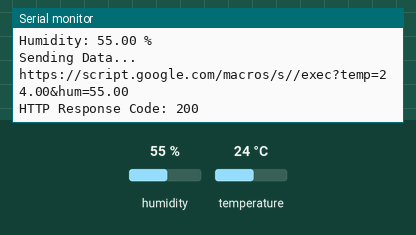
Bench run of a sketch on a simulated ESP32. Parts: the last lines printed to the serial monitor. Inputs (shaded band) come from the test bench; at power-on: humidity 55 %, temperature 24 °C. WiFi joins after 1.5 s; servers stay silent unless stated; uploads are accepted with an empty reply.

Above: at 2.7 s.
2.8 s: humidity set to 22 %
At 11.91 s:
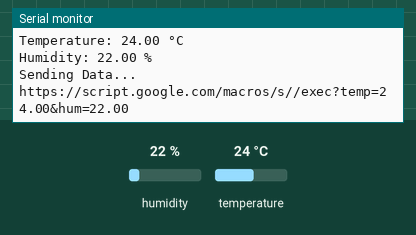
13.0 s: temperature set to 12 °C
At 23.0 s:
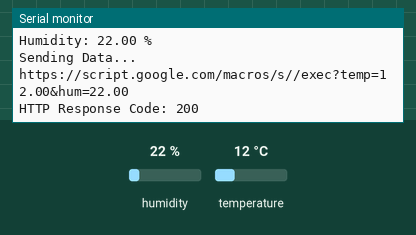
23.2 s: humidity set to 40 %
At 33.2 s:
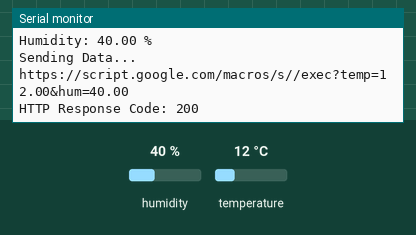
Timing chart, 0 to 34.7 s (numbered marks = the images above; inputs shaded):
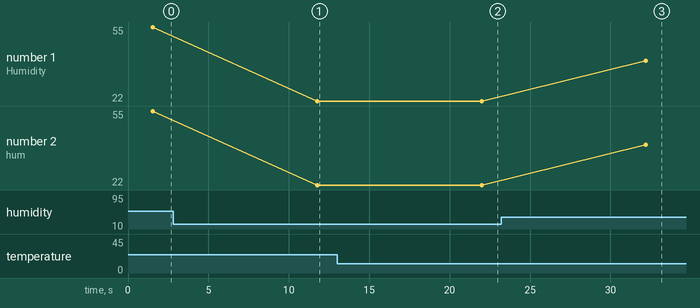

The sketch:

ESP32-Google-Sheets.ino
```cpp
#include <WiFi.h>
#include <HTTPClient.h>
#include <DHT.h>

// WiFi Credentials
const char* ssid = "";
const char* password = "";

// Google Apps Script ID
String GOOGLE_SCRIPT_ID = "";

// DHT11 Settings
#define DHTPIN 4
#define DHTTYPE DHT11

DHT dht(DHTPIN, DHTTYPE);

void setup()
{
  Serial.begin(115200);

  dht.begin();

  Serial.println("Connecting to WiFi...");

  WiFi.begin(ssid, password);

  while (WiFi.status() != WL_CONNECTED)
  {
    delay(500);
    Serial.print(".");
  }

  Serial.println();
  Serial.println("WiFi Connected!");
  Serial.print("IP Address: ");
  Serial.println(WiFi.localIP());
}

void loop()
{
  float temperature = dht.readTemperature();
  float humidity = dht.readHumidity();

  if (isnan(temperature) || isnan(humidity))
  {
    Serial.println("Failed to read from DHT11");
    delay(2000);
    return;
  }

  Serial.print("Temperature: ");
  Serial.print(temperature);
  Serial.println(" °C");

  Serial.print("Humidity: ");
  Serial.print(humidity);
  Serial.println(" %");

  if (WiFi.status() == WL_CONNECTED)
  {
    HTTPClient http;

    String url =
      "https://script.google.com/macros/s/" +
      GOOGLE_SCRIPT_ID +
      "/exec?temp=" +
      String(temperature) +
      "&hum=" +
      String(humidity);

    Serial.println("Sending Data...");
    Serial.println(url);

    http.begin(url);

    int httpCode = http.GET();

    Serial.print("HTTP Response Code: ");
    Serial.println(httpCode);

    if (httpCode > 0)
    {
      String payload = http.getString();
      Serial.println(payload);
    }
    else
    {
      Serial.println("Error Sending Data");
    }

    http.end();
  }

  delay(10000); // Send data every 10 seconds
}
```

Measured:
- after the input at 2.8 s, the serial monitor: prints a new line after 9.0 s (image 1)
- after the input at 13.0 s, the serial monitor: prints a new line after 9.0 s (image 2)
- after the input at 23.2 s, the serial monitor: prints a new line after 9.0 s (image 3)
- plotted number 1: 55 → 22 after the input at 2.8 s, 22 → 40 after the input at 23.2 s
- plotted number 2: 55 → 22 after the input at 2.8 s, 22 → 40 after the input at 23.2 s
